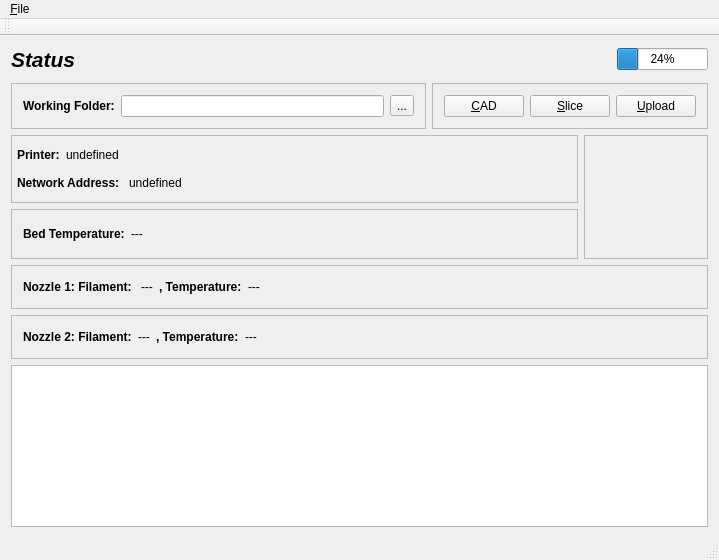
<?xml version="1.0" encoding="UTF-8"?>
<ui version="4.0">
 <class>MainWindow</class>
 <widget class="QMainWindow" name="MainWindow">
  <property name="geometry">
   <rect>
    <x>0</x>
    <y>0</y>
    <width>717</width>
    <height>560</height>
   </rect>
  </property>
  <property name="windowTitle">
   <string>MainWindow</string>
  </property>
  <widget class="QWidget" name="centralWidget">
   <layout class="QVBoxLayout" name="verticalLayout">
    <item>
     <layout class="QHBoxLayout" name="horizontalLayout_9">
      <property name="topMargin">
       <number>0</number>
      </property>
      <item>
       <widget class="QLabel" name="labelStatus">
        <property name="minimumSize">
         <size>
          <width>600</width>
          <height>0</height>
         </size>
        </property>
        <property name="font">
         <font>
          <pointsize>16</pointsize>
          <weight>75</weight>
          <italic>true</italic>
          <bold>true</bold>
         </font>
        </property>
        <property name="focusPolicy">
         <enum>Qt::TabFocus</enum>
        </property>
        <property name="accessibleName">
         <string>Printer Status</string>
        </property>
        <property name="text">
         <string>Status</string>
        </property>
       </widget>
      </item>
      <item>
       <widget class="QProgressBar" name="progressBar">
        <property name="maximumSize">
         <size>
          <width>300</width>
          <height>16777215</height>
         </size>
        </property>
        <property name="value">
         <number>24</number>
        </property>
       </widget>
      </item>
     </layout>
    </item>
    <item>
     <layout class="QHBoxLayout" name="horizontalLayout_8">
      <property name="topMargin">
       <number>5</number>
      </property>
      <item>
       <widget class="QFrame" name="frame_2">
        <property name="frameShape">
         <enum>QFrame::StyledPanel</enum>
        </property>
        <property name="frameShadow">
         <enum>QFrame::Raised</enum>
        </property>
        <layout class="QHBoxLayout" name="horizontalLayout_3">
         <item>
          <widget class="QLabel" name="label_8">
           <property name="font">
            <font>
             <weight>75</weight>
             <bold>true</bold>
            </font>
           </property>
           <property name="text">
            <string>Working Folder:</string>
           </property>
          </widget>
         </item>
         <item>
          <widget class="QLineEdit" name="lineEditWorkingFolder"/>
         </item>
         <item>
          <widget class="QToolButton" name="toolButtonChangeFolder">
           <property name="text">
            <string>...</string>
           </property>
          </widget>
         </item>
        </layout>
       </widget>
      </item>
      <item>
       <widget class="QFrame" name="frame_5">
        <property name="sizePolicy">
         <sizepolicy hsizetype="Minimum" vsizetype="Preferred">
          <horstretch>0</horstretch>
          <verstretch>0</verstretch>
         </sizepolicy>
        </property>
        <property name="frameShape">
         <enum>QFrame::StyledPanel</enum>
        </property>
        <property name="frameShadow">
         <enum>QFrame::Raised</enum>
        </property>
        <layout class="QHBoxLayout" name="horizontalLayout_7">
         <item>
          <widget class="QPushButton" name="CadPushButton">
           <property name="text">
            <string>&amp;CAD</string>
           </property>
          </widget>
         </item>
         <item>
          <widget class="QPushButton" name="SlicePushButton">
           <property name="text">
            <string>&amp;Slice</string>
           </property>
          </widget>
         </item>
         <item>
          <widget class="QPushButton" name="UploadPushButton">
           <property name="text">
            <string>&amp;Upload</string>
           </property>
          </widget>
         </item>
        </layout>
       </widget>
      </item>
     </layout>
    </item>
    <item>
     <layout class="QHBoxLayout" name="horizontalLayout_11">
      <property name="topMargin">
       <number>0</number>
      </property>
      <property name="bottomMargin">
       <number>0</number>
      </property>
      <item>
       <layout class="QVBoxLayout" name="verticalLayout_3">
        <property name="leftMargin">
         <number>0</number>
        </property>
        <item>
         <widget class="QFrame" name="frame_4">
          <property name="sizePolicy">
           <sizepolicy hsizetype="Preferred" vsizetype="Minimum">
            <horstretch>0</horstretch>
            <verstretch>0</verstretch>
           </sizepolicy>
          </property>
          <property name="frameShape">
           <enum>QFrame::StyledPanel</enum>
          </property>
          <property name="frameShadow">
           <enum>QFrame::Raised</enum>
          </property>
          <layout class="QVBoxLayout" name="verticalLayout_4">
           <property name="leftMargin">
            <number>5</number>
           </property>
           <property name="topMargin">
            <number>9</number>
           </property>
           <property name="rightMargin">
            <number>9</number>
           </property>
           <property name="bottomMargin">
            <number>9</number>
           </property>
           <item>
            <layout class="QVBoxLayout" name="verticalLayout_2">
             <property name="leftMargin">
              <number>0</number>
             </property>
             <property name="topMargin">
              <number>0</number>
             </property>
             <item>
              <layout class="QHBoxLayout" name="horizontalLayout_5">
               <property name="topMargin">
                <number>0</number>
               </property>
               <property name="rightMargin">
                <number>0</number>
               </property>
               <item>
                <widget class="QLabel" name="label_6">
                 <property name="font">
                  <font>
                   <weight>75</weight>
                   <bold>true</bold>
                  </font>
                 </property>
                 <property name="text">
                  <string>Printer:</string>
                 </property>
                </widget>
               </item>
               <item>
                <widget class="QLabel" name="labelModelSerial">
                 <property name="focusPolicy">
                  <enum>Qt::TabFocus</enum>
                 </property>
                 <property name="accessibleName">
                  <string>Model and Serial Number</string>
                 </property>
                 <property name="text">
                  <string>undefined</string>
                 </property>
                </widget>
               </item>
               <item>
                <spacer name="horizontalSpacer_5">
                 <property name="orientation">
                  <enum>Qt::Horizontal</enum>
                 </property>
                 <property name="sizeHint" stdset="0">
                  <size>
                   <width>40</width>
                   <height>20</height>
                  </size>
                 </property>
                </spacer>
               </item>
              </layout>
             </item>
             <item>
              <layout class="QHBoxLayout" name="horizontalLayout_4">
               <property name="spacing">
                <number>6</number>
               </property>
               <property name="topMargin">
                <number>2</number>
               </property>
               <property name="bottomMargin">
                <number>0</number>
               </property>
               <item>
                <widget class="QLabel" name="label_5">
                 <property name="font">
                  <font>
                   <weight>75</weight>
                   <bold>true</bold>
                  </font>
                 </property>
                 <property name="text">
                  <string>Network Address: </string>
                 </property>
                </widget>
               </item>
               <item>
                <widget class="QLabel" name="labelIPAdddress">
                 <property name="focusPolicy">
                  <enum>Qt::TabFocus</enum>
                 </property>
                 <property name="accessibleName">
                  <string>IP Address</string>
                 </property>
                 <property name="text">
                  <string>undefined</string>
                 </property>
                </widget>
               </item>
               <item>
                <spacer name="horizontalSpacer_4">
                 <property name="orientation">
                  <enum>Qt::Horizontal</enum>
                 </property>
                 <property name="sizeHint" stdset="0">
                  <size>
                   <width>40</width>
                   <height>20</height>
                  </size>
                 </property>
                </spacer>
               </item>
              </layout>
             </item>
            </layout>
           </item>
          </layout>
         </widget>
        </item>
        <item>
         <widget class="QFrame" name="frame_3">
          <property name="sizePolicy">
           <sizepolicy hsizetype="Preferred" vsizetype="Minimum">
            <horstretch>0</horstretch>
            <verstretch>0</verstretch>
           </sizepolicy>
          </property>
          <property name="frameShape">
           <enum>QFrame::StyledPanel</enum>
          </property>
          <property name="frameShadow">
           <enum>QFrame::Raised</enum>
          </property>
          <layout class="QHBoxLayout" name="horizontalLayout_6">
           <item>
            <widget class="QLabel" name="label_4">
             <property name="font">
              <font>
               <weight>75</weight>
               <bold>true</bold>
              </font>
             </property>
             <property name="text">
              <string>Bed Temperature:</string>
             </property>
            </widget>
           </item>
           <item>
            <widget class="QLabel" name="labelBedTemperature">
             <property name="focusPolicy">
              <enum>Qt::TabFocus</enum>
             </property>
             <property name="accessibleName">
              <string>Bed Temperature</string>
             </property>
             <property name="text">
              <string>---</string>
             </property>
            </widget>
           </item>
           <item>
            <spacer name="horizontalSpacer">
             <property name="orientation">
              <enum>Qt::Horizontal</enum>
             </property>
             <property name="sizeHint" stdset="0">
              <size>
               <width>40</width>
               <height>20</height>
              </size>
             </property>
            </spacer>
           </item>
          </layout>
         </widget>
        </item>
       </layout>
      </item>
      <item>
       <widget class="QFrame" name="frame_6">
        <property name="sizePolicy">
         <sizepolicy hsizetype="Minimum" vsizetype="Minimum">
          <horstretch>0</horstretch>
          <verstretch>0</verstretch>
         </sizepolicy>
        </property>
        <property name="maximumSize">
         <size>
          <width>1000</width>
          <height>1000</height>
         </size>
        </property>
        <property name="frameShape">
         <enum>QFrame::StyledPanel</enum>
        </property>
        <property name="frameShadow">
         <enum>QFrame::Raised</enum>
        </property>
        <layout class="QHBoxLayout" name="horizontalLayout_10">
         <item>
          <widget class="QLabel" name="doorIcon">
           <property name="sizePolicy">
            <sizepolicy hsizetype="Minimum" vsizetype="Minimum">
             <horstretch>0</horstretch>
             <verstretch>0</verstretch>
            </sizepolicy>
           </property>
           <property name="minimumSize">
            <size>
             <width>100</width>
             <height>100</height>
            </size>
           </property>
           <property name="maximumSize">
            <size>
             <width>100</width>
             <height>100</height>
            </size>
           </property>
           <property name="text">
            <string/>
           </property>
           <property name="pixmap">
            <pixmap resource="resources.qrc">:/Pictures/Idle.png</pixmap>
           </property>
           <property name="scaledContents">
            <bool>true</bool>
           </property>
          </widget>
         </item>
        </layout>
       </widget>
      </item>
     </layout>
    </item>
    <item>
     <widget class="QFrame" name="frame">
      <property name="sizePolicy">
       <sizepolicy hsizetype="Expanding" vsizetype="Minimum">
        <horstretch>0</horstretch>
        <verstretch>0</verstretch>
       </sizepolicy>
      </property>
      <property name="frameShape">
       <enum>QFrame::StyledPanel</enum>
      </property>
      <property name="frameShadow">
       <enum>QFrame::Raised</enum>
      </property>
      <layout class="QHBoxLayout" name="horizontalLayout">
       <item>
        <widget class="QLabel" name="label">
         <property name="font">
          <font>
           <weight>75</weight>
           <bold>true</bold>
          </font>
         </property>
         <property name="text">
          <string>Nozzle 1: Filament: </string>
         </property>
        </widget>
       </item>
       <item>
        <widget class="QLabel" name="labelFilament1Remaining">
         <property name="focusPolicy">
          <enum>Qt::TabFocus</enum>
         </property>
         <property name="accessibleName">
          <string>Available Filament</string>
         </property>
         <property name="text">
          <string>---</string>
         </property>
        </widget>
       </item>
       <item>
        <widget class="QLabel" name="label_2">
         <property name="font">
          <font>
           <weight>75</weight>
           <bold>true</bold>
          </font>
         </property>
         <property name="text">
          <string>, Temperature:</string>
         </property>
        </widget>
       </item>
       <item>
        <widget class="QLabel" name="labelTemperature1">
         <property name="focusPolicy">
          <enum>Qt::TabFocus</enum>
         </property>
         <property name="accessibleName">
          <string>Tip Temperature</string>
         </property>
         <property name="text">
          <string>---</string>
         </property>
        </widget>
       </item>
       <item>
        <spacer name="horizontalSpacer_3">
         <property name="orientation">
          <enum>Qt::Horizontal</enum>
         </property>
         <property name="sizeHint" stdset="0">
          <size>
           <width>40</width>
           <height>20</height>
          </size>
         </property>
        </spacer>
       </item>
      </layout>
     </widget>
    </item>
    <item>
     <widget class="QFrame" name="frameNozzle2">
      <property name="sizePolicy">
       <sizepolicy hsizetype="Preferred" vsizetype="Minimum">
        <horstretch>0</horstretch>
        <verstretch>0</verstretch>
       </sizepolicy>
      </property>
      <property name="frameShape">
       <enum>QFrame::StyledPanel</enum>
      </property>
      <property name="frameShadow">
       <enum>QFrame::Raised</enum>
      </property>
      <layout class="QHBoxLayout" name="horizontalLayout_2">
       <item>
        <widget class="QLabel" name="label_7">
         <property name="font">
          <font>
           <weight>75</weight>
           <bold>true</bold>
          </font>
         </property>
         <property name="text">
          <string>Nozzle 2: Filament:</string>
         </property>
        </widget>
       </item>
       <item>
        <widget class="QLabel" name="labelFilament2Remaining">
         <property name="text">
          <string>---</string>
         </property>
        </widget>
       </item>
       <item>
        <widget class="QLabel" name="label_9">
         <property name="font">
          <font>
           <weight>75</weight>
           <bold>true</bold>
          </font>
         </property>
         <property name="text">
          <string>, Temperature:</string>
         </property>
        </widget>
       </item>
       <item>
        <widget class="QLabel" name="labelTemperature2">
         <property name="text">
          <string>---</string>
         </property>
        </widget>
       </item>
       <item>
        <spacer name="horizontalSpacer_2">
         <property name="orientation">
          <enum>Qt::Horizontal</enum>
         </property>
         <property name="sizeHint" stdset="0">
          <size>
           <width>40</width>
           <height>20</height>
          </size>
         </property>
        </spacer>
       </item>
      </layout>
     </widget>
    </item>
    <item>
     <widget class="QTextEdit" name="textEditLog">
      <property name="minimumSize">
       <size>
        <width>0</width>
        <height>128</height>
       </size>
      </property>
      <property name="maximumSize">
       <size>
        <width>16777215</width>
        <height>16777215</height>
       </size>
      </property>
      <property name="accessibleName">
       <string>Log</string>
      </property>
     </widget>
    </item>
   </layout>
  </widget>
  <widget class="QToolBar" name="mainToolBar">
   <attribute name="toolBarArea">
    <enum>TopToolBarArea</enum>
   </attribute>
   <attribute name="toolBarBreak">
    <bool>false</bool>
   </attribute>
  </widget>
  <widget class="QStatusBar" name="statusBar"/>
  <widget class="QMenuBar" name="menuBar">
   <property name="geometry">
    <rect>
     <x>0</x>
     <y>0</y>
     <width>717</width>
     <height>28</height>
    </rect>
   </property>
   <widget class="QMenu" name="menu_File">
    <property name="title">
     <string>&amp;File</string>
    </property>
    <addaction name="action_CAD_Tool"/>
    <addaction name="action_Slicer"/>
    <addaction name="action_Upload"/>
    <addaction name="separator"/>
    <addaction name="action_Configure"/>
    <addaction name="separator"/>
    <addaction name="action_Exit"/>
   </widget>
   <addaction name="menu_File"/>
  </widget>
  <action name="action_Upload">
   <property name="text">
    <string>&amp;Print</string>
   </property>
  </action>
  <action name="action_Configure">
   <property name="text">
    <string>C&amp;onfigure</string>
   </property>
  </action>
  <action name="action_Exit">
   <property name="text">
    <string>E&amp;xit</string>
   </property>
  </action>
  <action name="action_CAD_Tool">
   <property name="text">
    <string>&amp;CAD Tool</string>
   </property>
  </action>
  <action name="action_Slicer">
   <property name="text">
    <string>&amp;Slicer Tool</string>
   </property>
  </action>
 </widget>
 <layoutdefault spacing="6" margin="11"/>
 <resources>
  <include location="resources.qrc"/>
 </resources>
 <connections/>
</ui>
